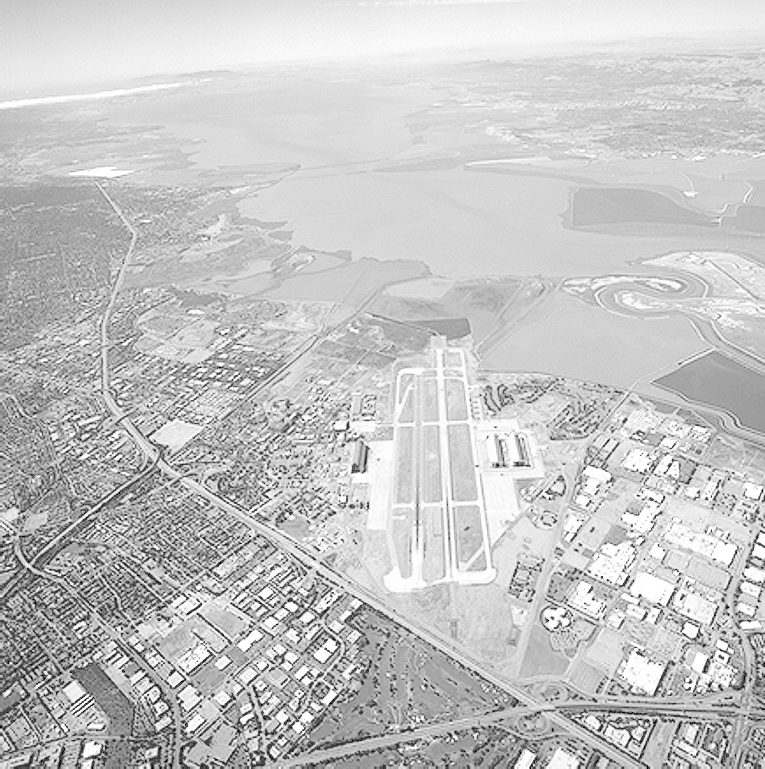
#> input picture Images/runway.png, 765 x 769 px
$ python q5_gaussian_filtering.py
#> lines starting #> are read from the running program, lines starting #| are printed output that depends on the picture
#258799R - Manuel I.T
import cv2
import numpy as np
import matplotlib.pyplot as plt
from mpl_toolkits.mplot3d import Axes3D
import os

def get_gaussian_kernel(size, sigma):
    # (a) Compute normalized 5x5 Gaussian kernel using NumPy
    ax = np.linspace(-(size // 2), size // 2, size)
    xx, yy = np.meshgrid(ax, ax)
    kernel = np.exp(-(xx**2 + yy**2) / (2. * sigma**2))
    return kernel / np.sum(kernel)

def main():
    # Setup absolute paths
    script_dir = os.path.dirname(os.path.abspath(__file__))
    img_path = os.path.join(script_dir, '..', 'Images', 'runway.png')
    results_dir = os.path.join(script_dir, '..', 'Images', 'Results')
    os.makedirs(results_dir, exist_ok=True)

    # (a) 5x5 Kernel
    kernel_5x5 = get_gaussian_kernel(5, 2)

    # (b) 51x51 Kernel 3D Plot
    kernel_51x51 = get_gaussian_kernel(51, 2)
    fig = plt.figure(figsize=(8, 6))
    ax = fig.add_subplot(111, projection='3d')
    x, y = np.meshgrid(np.arange(51), np.arange(51))
    ax.plot_surface(x, y, kernel_51x51, cmap='viridis')
    plt.title('51x51 Gaussian Kernel ($\sigma=2$)')
    plt.savefig(os.path.join(results_dir, 'q5_3d_plot.png'))
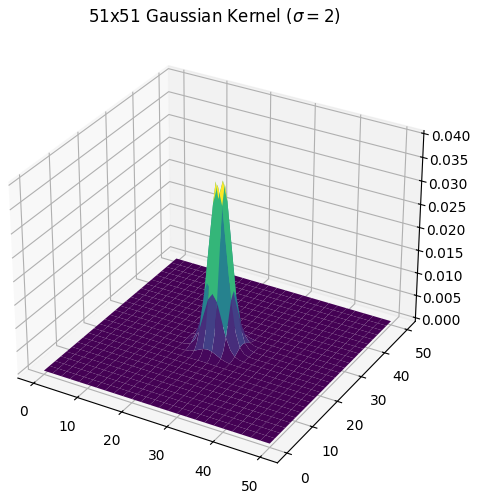
#> figure drawn by matplotlib, 1 panel

    # Load and check image
    img = cv2.imread(img_path, cv2.IMREAD_GRAYSCALE)
#> img is the input picture: shape (769, 765); min 0, max 255, mean 197.1
    if img is None:
        print(f"Error: Could not find {img_path}")
        return

    # (c) Manual Smoothing
    manual_blur = cv2.filter2D(img, -1, kernel_5x5)
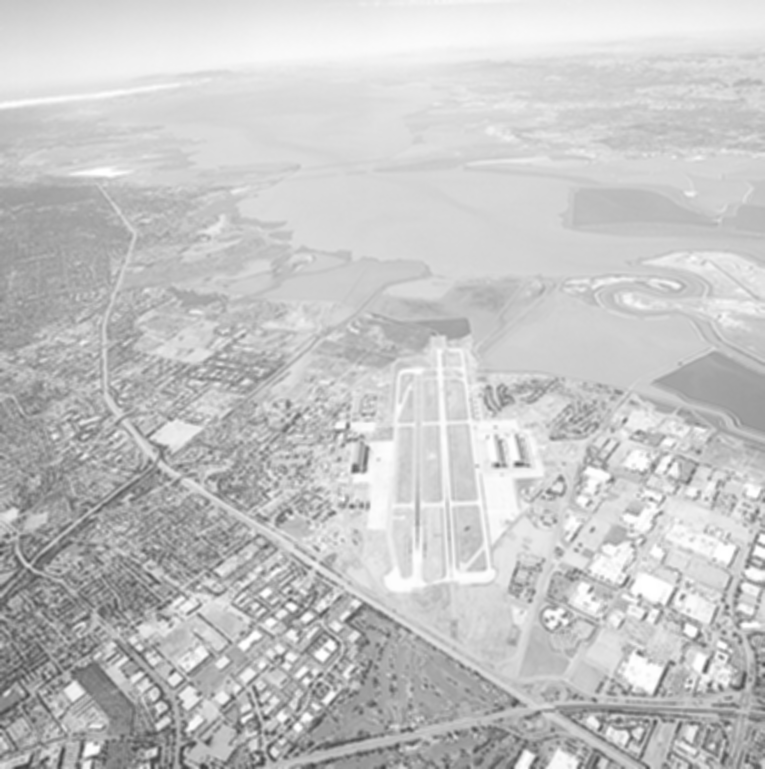
#> manual_blur: shape (769, 765); min 63, max 255, mean 197.1

    # (d) OpenCV Smoothing
    opencv_blur = cv2.GaussianBlur(img, (5, 5), 2)

    # Final Comparison Plot
    plt.figure(figsize=(15, 5))
    plt.subplot(131); plt.imshow(img, cmap='gray'); plt.title('Original')
    plt.subplot(132); plt.imshow(manual_blur, cmap='gray'); plt.title('Manual Blur')
    plt.subplot(133); plt.imshow(opencv_blur, cmap='gray'); plt.title('OpenCV Blur')

    # Save before showing
    plt.savefig(os.path.join(results_dir, 'q5_comparison.png'))
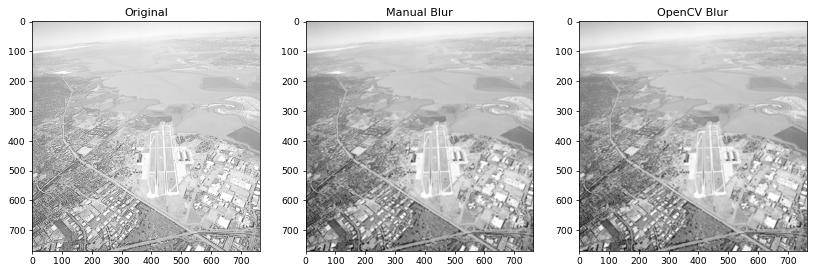
#> figure drawn by matplotlib, 3 panels
    plt.show()

if __name__ == "__main__":
    main()

$ run again, with Images/brain_proton_density_slice.png copied over Images/runway.png
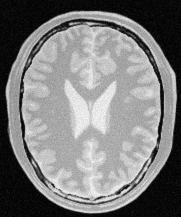
#> input picture Images/brain_proton_density_slice.png, 181 x 217 px
#> in main, img is the input picture: shape (217, 181); min 0, max 251, mean 123.7
#> in main, `manual_blur = cv2.filter2D(img, -1, kernel_5x5)`:
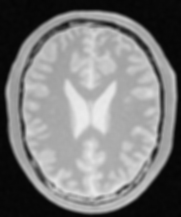
#> manual_blur: shape (217, 181); min 4, max 236, mean 123.7
#> in main, `plt.savefig(os.path.join(results_dir, 'q5_comparison.png'))`:
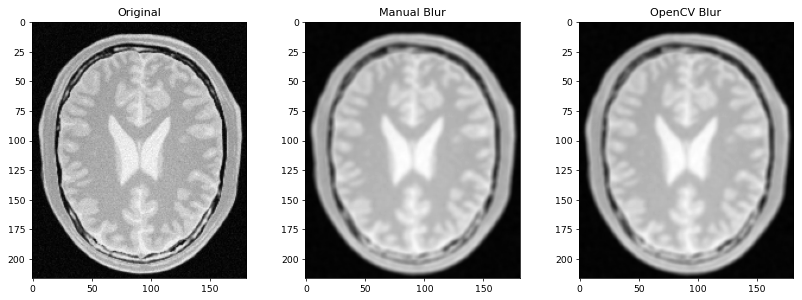
#> figure drawn by matplotlib, 3 panels
